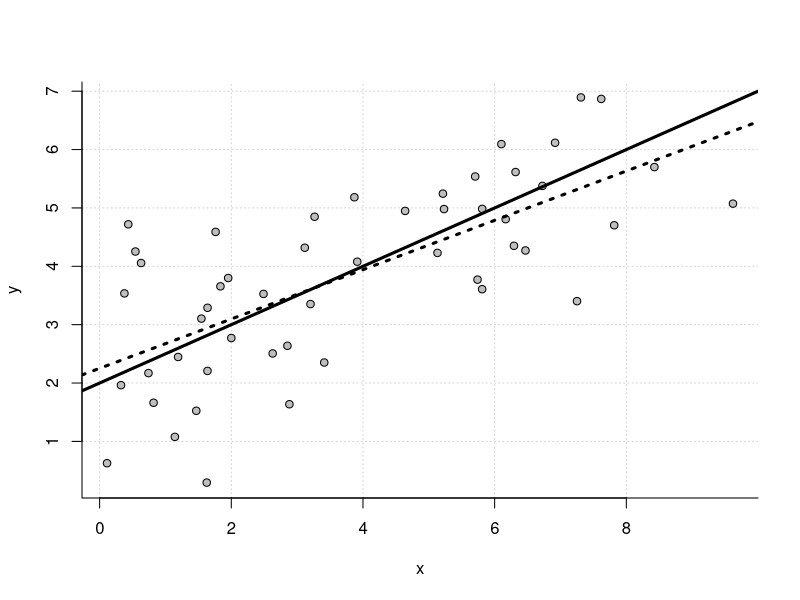
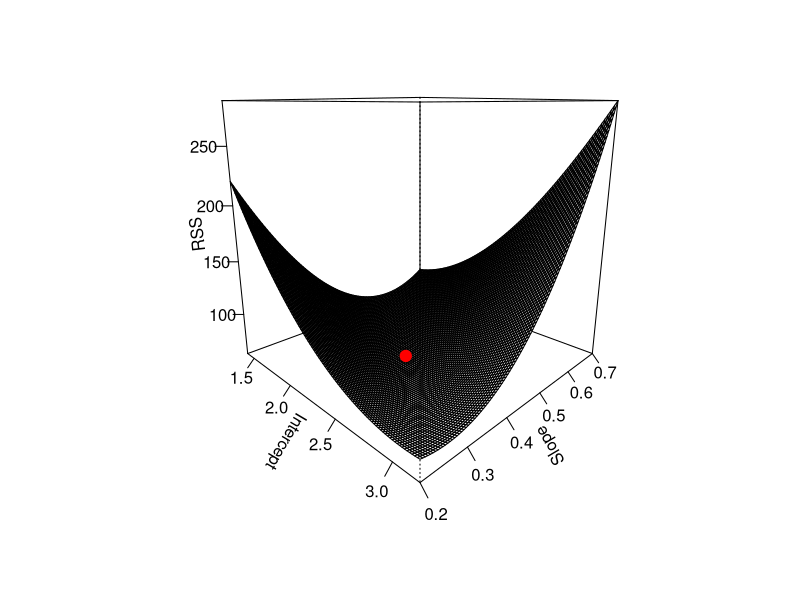
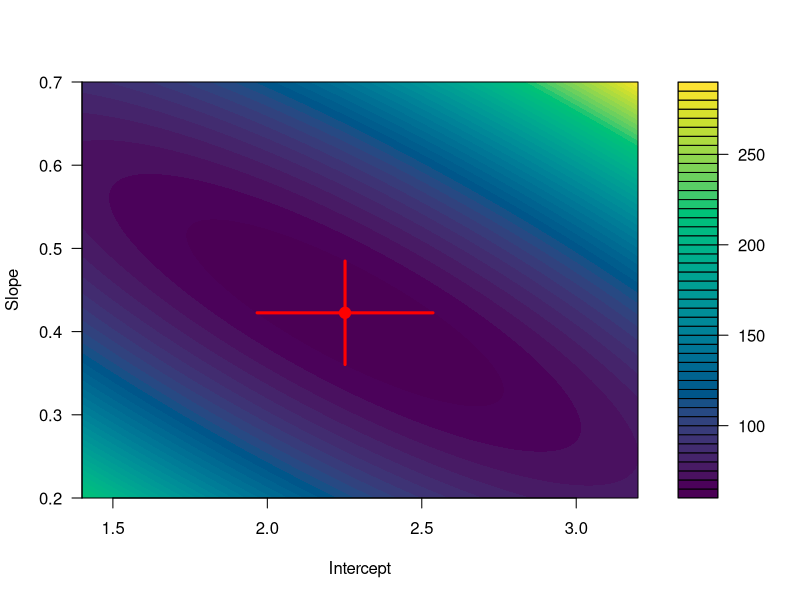
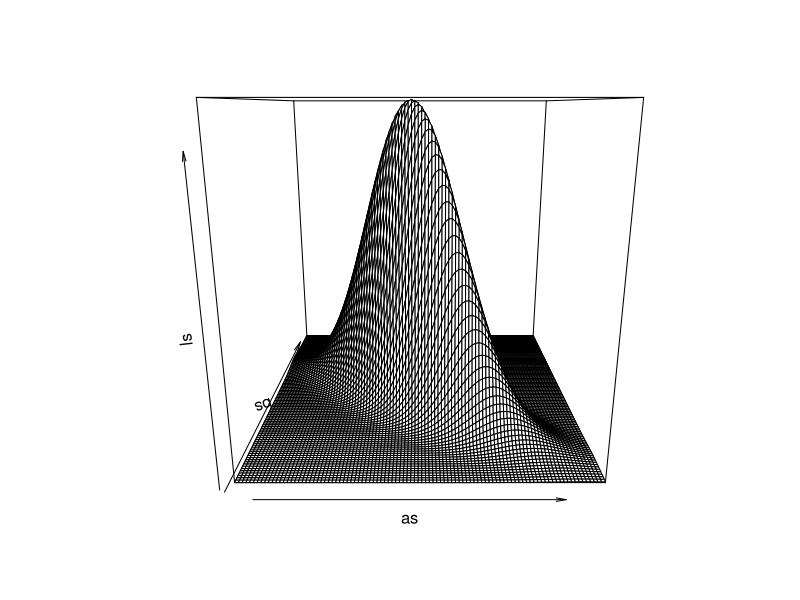
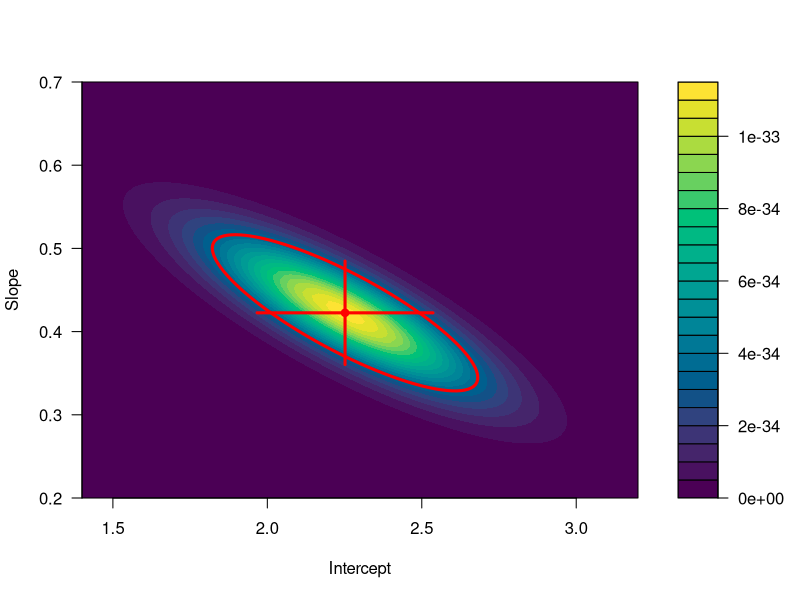

Write R code to recreate these figures, in order.
############################################################################

# Open Online R Stream (https://www.wvbauer.com/doku.php/live_streams)
#
# By:   Wolfgang Viechtbauer (https://www.wvbauer.com)
# Date: 2024-05-02
#
# Topic(s):
# - Regression and Other Stories (https://avehtari.github.io/ROS-Examples/)
# - Section(s): 8.1
#
# last updated: 2024-05-09

############################################################################

### 8.1: Least squares, maximum likelihood, and Bayesian inference

## Least squares

# the simple regression model is given by:
#
# y_i = a + b * x_i + e_i
#
# and we assume e_i ~ N(0, sigma^2)

# simulate some data based on this model
set.seed(1239)
n <- 50
x <- runif(n, 0, 10)
y <- 2 + 0.5 * x + rnorm(n, mean=0, sd=1)

# plot the data
plot(x, y, pch=21, bg="gray", bty="l", panel.first=grid())

# add the true regression line to the plot
abline(a=2, b=0.5, lwd=3)

# since we know the true regression line here, we can compute the errors
y - (2 + 0.5 * x)

# but in practice, we have to estimate the intercept and slope of the model; as
# explained in the book, we can do so using the equations given

# create the X and y matrices
X <- cbind(1, x)
X
y <- cbind(y)
y

# the regression model can then be written in matrix notation as:
#
# y = X %*% beta + e
#
# where beta is a column vector with the intercept and slope

# now apply equation (8.2) to compute the estimated intercept and slope
betahat <- solve(t(X) %*% X) %*% t(X) %*% y
dimnames(betahat) <- list(c("a","b"), NULL)
betahat

# change y back to a vector
y <- c(y)

# double-check that (8.3) and (8.4) provide the same estimates
b <- sum((x - mean(x)) * y) / sum((x - mean(x))^2)
a <- mean(y) - b * mean(x)
rbind(a, b)

# add the estimated regression line to the plot as a dotted line
abline(a, b, lwd=3, lty="dotted")

# fit the model using lm()
res <- lm(y ~ x)

# extract the estimated regression coefficients
coef(res)

# obtain the full results (including the standard errors of the coefficients)
summary(res)

# aside from being tedious, it should be noted that the 'manual' computations
# above are not how the estimates of the intercept and slope should be computed;
# lm() internally uses equations that are numerically more stable

# extract the variance-covariance matrix of the parameter estimates
vcoef <- vcov(res)
vcoef

# the values along the diagonal of this matrix are the squared standard errors;
# so the square root of the diagonal elements are the standard errors
se <- sqrt(diag(vcoef))
se

# turn the variance-covariance matrix into a correlation matrix; we see that the
# estimate of the intercept and slope are negatively correlated
cov2cor(vcoef)

# compute the residuals
resid <- y - (a + b * x)
resid

# can also get the residuals from the fitted model object
resid(res)

# check that the mean of the residuals is zero (note: due to numerical
# imprecision, this value is not exactly equal to 0, but practically
# indistinguishable from zero)
mean(resid)

# compute the residual sum of squares (RSS)
sum(resid^2)

# you cannot make this any smaller with other values of 'a' and 'b'

# function to compute the RSS for given values of 'a' and 'b'
rssfun <- function(a, b, xvals, yvals) {
   resid <- yvals - (a + b*xvals)
   rss <- sum(resid^2)
   return(rss)
}

# double-check that we get the same RSS as above
rssfun(a, b, xvals=x, yvals=y)

# try a few other values for 'a' and 'b' (all of these are larger)
rssfun(a=2.3, b=0.41, xvals=x, yvals=y)
rssfun(a=2.1, b=0.41, xvals=x, yvals=y)
rssfun(a=2.1, b=0.40, xvals=x, yvals=y)

# compute the RSS for various combinations of intercept and slope values

as <- seq(1.4, 3.2, length=100)
bs <- seq(0.2, 0.7, length=100)
rss <- matrix(NA, nrow=length(as), ncol=length(bs))

for (i in 1:length(as)) {
   for (j in 1:length(bs)) {
      rss[i,j] <- rssfun(as[i], bs[j], xvals=x, yvals=y)
   }
}

# create a perspective plot of the RSS surface and indicate the lowest point as
# a red dot (at the estimated intercept and slope)
sav <- persp(as, bs, rss, ticktype="detailed", theta=45,
             xlab="Intercept", ylab="Slope", zlab="RSS")
points(trans3d(a, b, min(rss), pmat=sav), pch=19, cex=1.5, col="red")

# instead of a perspective plot, we can visualize the surface using a contour
# plot with colors indicating the height; we also indicate the estimates with a
# red dot and lines extending from that dot +- one standard error for each
# coefficient

filled.contour(as, bs, rss, color.palette=hcl.colors, nlevels=50,
               xlab="Intercept", ylab="Slope",
               plot.axes = {
                  axis(side=1)
                  axis(side=2)
                  segments(a-se[1], b, a+se[1], b, lwd=3, col="red")
                  segments(a, b-se[2], a, b+se[2], lwd=3, col="red")
                  points(a, b, pch=19, cex=1.5, col="red")
               })

## Estimation of residual standard deviation sigma

# we know that the true sigma is equal to 1 (since we simulated the data), but
# in practice, we would not know this; instead, we can estimate sigma based on
# the residuals; we can do this by computing the square root of 1/n * RSS
sqrt(1/n * sum(resid^2))

# but a better estimate is to divide the RSS by n-2, where the 2 is the number
# of regression coefficients of the model (note that this actually makes the
# estimate of sigma worse here -- it is further away from the true value -- but
# in general, this yields a better estimate of sigma)
sqrt(1/(n-2) * sum(resid^2))

# re-write the function so that it takes a vector with the intercept and slope
# values as input
rssfun <- function(par, xvals, yvals) {
   a <- par[1]
   b <- par[2]
   resid <- yvals - (a + b*xvals)
   rss <- sum(resid^2)
   cat("a =", formatC(a, format="f", flag=" ", digits=6),
       "b =", formatC(b, format="f", flag=" ", digits=6),
       "rss =", formatC(rss, format="f", digits=6), "\n")
   return(rss)
}

# use numerical optimization methods to iteratively find the intercept and slope
# values that minimize the RSS (note that this is not necessary for this kind of
# model since the estimates of the intercept and slope can be obtained via
# 'closed-form solutions', but this illustrates the principle that we can obtain
# the same estimates using numerical optimization methods
optim(c(0,0), rssfun, xvals=x, yvals=y)

# we essentially get the same estimates (although there are minor numerical
# differences that arise because of the use of an iterative procedure for
# finding the estimates)

## Maximum likelihood

# if we set the intercept, slope, and sigma to some chosen values, we can
# compute the density of the observed data under a normal distribution; say we
# assume that the intercept is 2.2, the slope is 0.4, and sigma is 1.2, then we
# get the following density values for the data
p <- dnorm(y, mean = 2.2 + 0.4 * x, sd = 1.2)
p

# we can multiply these values to get the joint density
prod(p)

# we call this the 'likelihood' of the parameters given the data; we want to
# find those parameter values (estimates) that are most likely given the data;
# those are the maximum likelihood estimates

# for numerical reasons, instead of maximizing the product of the density
# values, we will maximize the sum of the log-transformed values
sum(log(p))

# this is the log likelihood given the parameter estimates we assumed

# function that computes the log likelihood
mlefun <- function(par, xvals, yvals) {
   a <- par[1]
   b <- par[2]
   sigma <- par[3]
   logp <- dnorm(yvals, mean = a + b * xvals, sd = sigma, log=TRUE)
   ll <- sum(logp)
   cat("a =", formatC(a, format="f", flag=" ", digits=6),
       "b =", formatC(b, format="f", flag=" ", digits=6),
       "sigma =", formatC(sigma, format="f", flag=" ", digits=6),
       "ll =", formatC(ll, format="f", digits=6), "\n")
   return(ll)
}

# use numerical optimization methods to iteratively find the intercept, slope,
# and sigma values that maximize the log likelihood (note: optim() does
# minimization by default, so we have to tell it to maximize)
optim(c(0,0,2), mlefun, xvals=x, yvals=y, control=list(fnscale=-1))

# the MLEs are identical to the least squares estimates (they only differ again
# due to the use of an iterative procedure for finding the estimates), except
# for sigma, where the MLE can be shown to be identical to
sqrt(1/n * sum(resid^2))

## Where do the standard errors come from? Using the likelihood surface to
## assess uncertainty in the parameter estimates

# re-write the mlefun() function so that sigma is directly computed from the
# intercept and slope values and that it optionally either returns the
# likelihood or the log likelihood (with the former being the default)
mlefun <- function(par, xvals, yvals, log=FALSE) {
   a <- par[1]
   b <- par[2]
   n <- length(yvals)
   sigma <- sqrt(1/n * sum((yvals - (a + b*xvals))^2)) # MLE of sigma
   if (log) {
      logp <- dnorm(yvals, mean = a + b * xvals, sd = sigma, log=TRUE)
      ll <- sum(logp)
      return(ll)
   } else {
      p <- dnorm(yvals, mean = a + b * xvals, sd = sigma)
      l <- prod(p)
      return(l)
   }
}

# compute the likelihood for various combinations of intercept and slope values

as <- seq(1.4, 3.2, length=100)
bs <- seq(0.2, 0.7, length=100)
ls <- matrix(NA, nrow=length(as), ncol=length(bs))

for (i in 1:length(as)) {
   for (j in 1:length(bs)) {
      ls[i,j] <- mlefun(c(as[i], bs[j]), xvals=x, yvals=y)
   }
}

# create a perspective plot of the likelihood surface (like Figure 8.1(a),
# except that we are using the simulated data from above)
persp(as, bs, ls)

# install the ellipse package
#install.packages("ellipse")

# load the ellipse package
library(ellipse)

# instead of a perspective plot, we can again visualize the surface using a
# contour plot with colors indicating the height; we also indicate the peak with
# a red dot and lines extending from that dot +- one standard error for each
# coefficient (recall that this encompasses 68% of the distribution of a normal
# distribution); we also add the contour ellipse that encompasses 68% of the
# joint distribution of the two coefficients assuming bivariate normality
filled.contour(as, bs, ls, color.palette=hcl.colors,
               xlab="Intercept", ylab="Slope",
               plot.axes = {
                  axis(side=1)
                  axis(side=2)
                  xy <- ellipse(vcoef, centre=c(a,b), level=0.68)
                  lines(xy[,1], xy[,2], lwd=3, col="red")
                  segments(a-se[1], b, a+se[1], b, lwd=3, col="red")
                  segments(a, b-se[2], a, b+se[2], lwd=3, col="red")
                  points(a, b, pch=19, col="red")
               })

# if we move away from the peak (red dot), then the drop in the likelihood is
# not so severe if an increase in the intercept value is paired with a decrease
# in the slope value (and vice-versa); this is due to the negative correlation
# between these two estimates

# the steepness of the likelihood surface around the peak is an indicator of the
# precision with which we have estimated the regression coefficients; if the
# drop around the peak is very steep, then we should have higher confidence in
# the estimates we have obtained; the steepness around the peak can be measured
# based on the second derivative of the (log) likelihood function; a high second
# derivative indicates high acceleration (high precision) and hence the inverse
# of the second derivative indicates imprecision; since we are dealing with two
# parameters, there is a 2x2 matrix of second derivatives, which is called the
# 'Hessian' matrix; it turns out that the inverse of the negative Hessian matrix
# corresponds to the variance-covariance matrix of the estimates

# install the numDeriv package
#install.packages("numDeriv")

# load the numDeriv package
library(numDeriv)

# obtain the Hessian matrix
H <- hessian(mlefun, x=c(a,b), xvals=x, yvals=y, log=TRUE)

# take the inverse of the negative Hessian
solve(-H)

# compare this to the variance-covariance matrix we obtained earlier from
# least squares estimation
vcoef

# the discrepancy is due to the way sigma is estimated by least squares versus
# maximum likelihood estimation (dividing either by n-2 or n); if we correct the
# inverse of the negative Hessian by n / (n-2), we get the same var-cov matrix
n / (n-2) * solve(-H)

## Bayesian inference

# we will implement the ideas discussed here next time

## Point estimate, mode-based approximation, and posterior simulations

# as above

############################################################################
